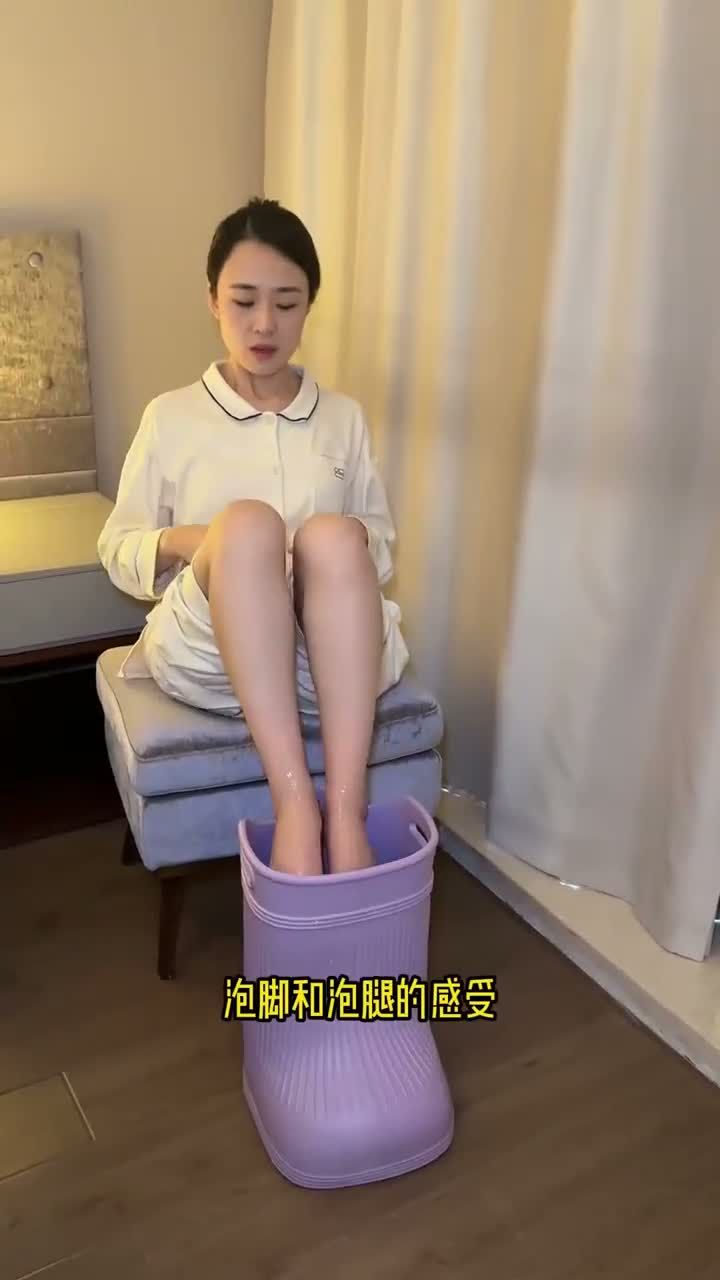
#> input picture docs/verification/restyle-spike/minimax/before.jpg, 720 x 1280 px
$ python -i analysis.py   (imports and definitions only)
#> lines starting #> are read from the running program, lines starting #| are printed output that depends on the picture; after the words box and inside, x2 and y2 are one past the last pixel; in counts of white or black regions, pixels touching at a corner belong together
"""Video analysis for Restyle: probe, cuts, keyframes, captions, groups.

The analysis is deliberately local and deterministic.  It produces the
read-only blueprint the UI shows as the "read card"; it does not spend money
and does not call a model.
"""

from __future__ import annotations

import json
import os
import re
import shutil
import subprocess
import time
from pathlib import Path
from typing import Any, Callable

from adplus import project_store
from adplus.restyle import plans
from adplus.paths import PROJECTS

FFMPEG = os.environ.get("ADPLUS_FFMPEG") or shutil.which("ffmpeg") or "/opt/homebrew/bin/ffmpeg"
FFPROBE = os.environ.get("ADPLUS_FFPROBE") or shutil.which("ffprobe") or "/opt/homebrew/bin/ffprobe"
TESSERACT = os.environ.get("ADPLUS_TESSERACT") or shutil.which("tesseract")
_NO_WINDOW = getattr(subprocess, "CREATE_NO_WINDOW", 0) if os.name == "nt" else 0


def _now() -> str:
    return time.strftime("%Y-%m-%dT%H:%M:%S%z")


# [164 lines left out: functions _rel, _fraction, probe, detect_cuts, extract_frame, _caption_crop and 2 more, not called in this run]


def _distance(a: list[float], b: list[float]) -> float:
    return float(sum((x - y) ** 2 for x, y in zip(a, b)))


# [135 lines left out: functions _kmeans, _group, analyze_project, not called in this run]

>>> result = _caption_crop('../../docs/verification/restyle-spike/minimax/before.jpg')
#> in _caption_crop, image is the input picture: PIL image 720x1280 RGB; mean R, G, B 146.7, 126.7, 108.2
#> in _caption_crop, `crop = image.crop((0, top, width, height))`:
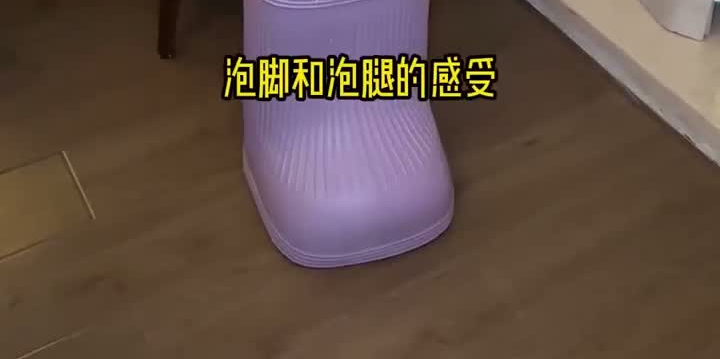
#> crop: PIL image 720x359 RGB; mean R, G, B 97.6, 78.5, 67.6
#> in _caption_crop, `red, green, blue = arr[..., 0], arr[..., 1], arr[..., 2]`:
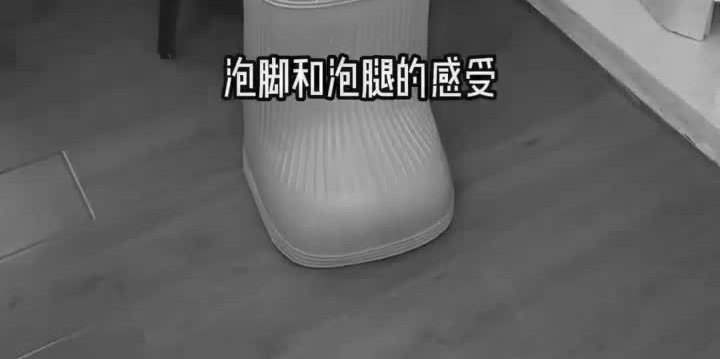
#> red: shape (359, 720) int16; min 0, max 255, mean 97.6
#> in _caption_crop, `red, green, blue = arr[..., 0], arr[..., 1], arr[..., 2]`:
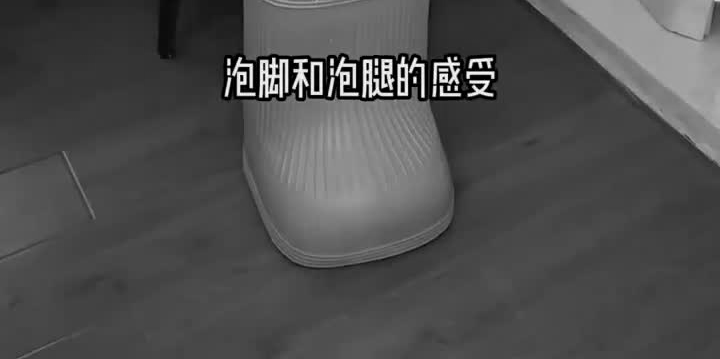
#> green: shape (359, 720) int16; min 0, max 255, mean 78.5
#> in _caption_crop, `red, green, blue = arr[..., 0], arr[..., 1], arr[..., 2]`:
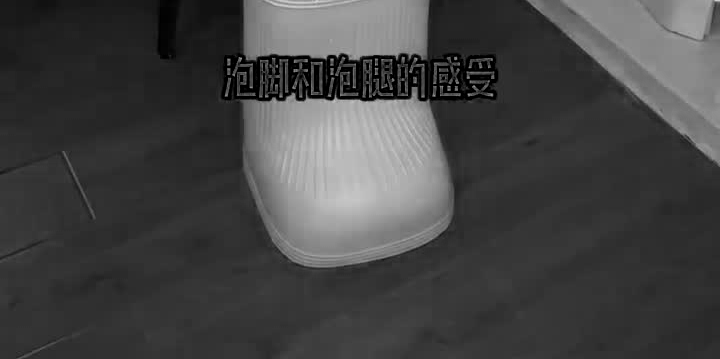
#> blue: shape (359, 720) int16; min 0, max 210, mean 67.6
#> in _caption_crop, `mask = (red > 140) & (green > 120) & (blue < 125) & (red - blue > 55) ..`:
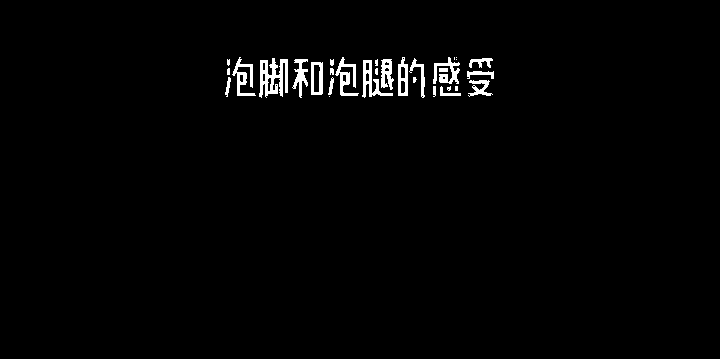
#> mask: shape (359, 720) bool; 1.6% white; 31 white regions (10 under 20 px), largest, box (x1, y1, x2, y2) and area: (259, 58, 288, 98) 689, (362, 60, 393, 98) 371, (335, 57, 359, 96) 356
#> in _caption_crop, `rows = np.where(mask.any(axis=1))[0]`: rows = 41 values from 57 to 97
#> in _caption_crop, `cols = np.where(mask.any(axis=0))[0]`: cols = 230 values from 225 to 493
#> in _caption_crop, `x0, x1 = int(cols.min()), int(cols.max())`: x0 = 225; x1 = 493
#> in _caption_crop, `y0, y1 = int(rows.min()), int(rows.max())`: y0 = 57; y1 = 97
#> in _caption_crop, `box = (x0, y0 + top, x1 - x0, y1 - y0)`: box = (225, 978, 268, 40)
#> in _caption_crop, `xa, ya = max(0, x0 - pad), max(0, y0 - pad)`: xa = 219; ya = 51
#> in _caption_crop, `xb, yb = min(mask.shape[1], x1 + pad), min(mask.shape[0], y1 + pad)`: xb = 499; yb = 103
#> in _caption_crop, `binary = np.where(mask[ya:yb, xa:xb], 0, 255).astype(np.uint8)`:
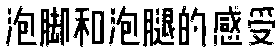
#> binary: shape (52, 280); 71.2% white; 31 black regions (10 under 20 px), largest, box (x1, y1, x2, y2) and area: (40, 7, 69, 47) 689, (143, 9, 174, 47) 371, (116, 6, 140, 45) 356
#> in _caption_crop, `prepared = prepared.resize((prepared.width * 4, prepared.height * 4), ..`:
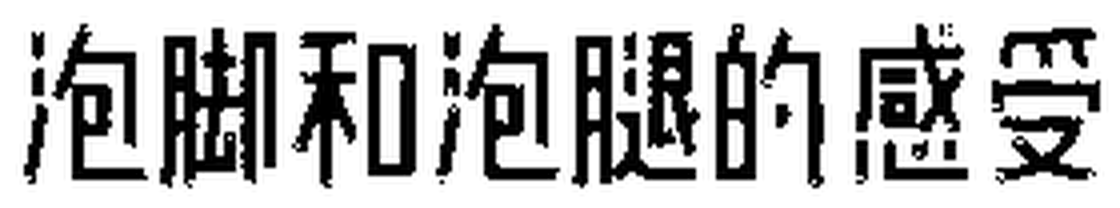
#> prepared: PIL image 1120x208 L; min 0, max 255, mean 181.2
